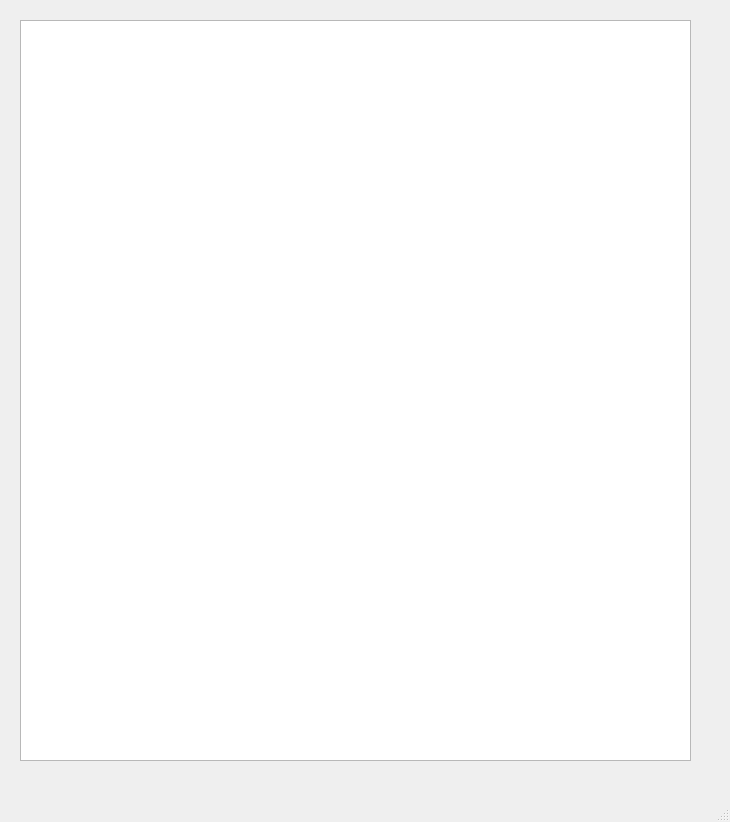
<?xml version="1.0" encoding="UTF-8"?>
<ui version="4.0">
 <class>MainWindow</class>
 <widget class="QMainWindow" name="MainWindow">
  <property name="geometry">
   <rect>
    <x>0</x>
    <y>0</y>
    <width>730</width>
    <height>822</height>
   </rect>
  </property>
  <property name="windowTitle">
   <string>MainWindow</string>
  </property>
  <widget class="QWidget" name="centralwidget">
   <widget class="QGraphicsView" name="graphicsView">
    <property name="geometry">
     <rect>
      <x>20</x>
      <y>20</y>
      <width>671</width>
      <height>741</height>
     </rect>
    </property>
    <property name="styleSheet">
     <string notr="true"/>
    </property>
    <property name="lineWidth">
     <number>50</number>
    </property>
    <property name="backgroundBrush">
     <brush brushstyle="SolidPattern">
      <color alpha="255">
       <red>0</red>
       <green>0</green>
       <blue>0</blue>
      </color>
     </brush>
    </property>
   </widget>
  </widget>
  <widget class="QMenuBar" name="menubar">
   <property name="geometry">
    <rect>
     <x>0</x>
     <y>0</y>
     <width>730</width>
     <height>26</height>
    </rect>
   </property>
  </widget>
  <widget class="QStatusBar" name="statusbar"/>
 </widget>
 <resources/>
 <connections/>
</ui>
